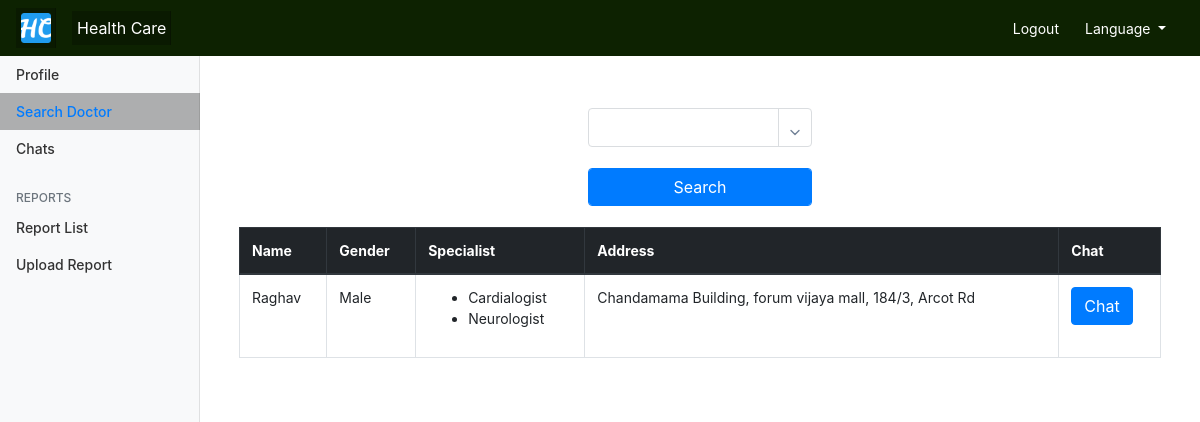
/patient/search_doctor/ (signed in), run on the app's committed database.
### userlogin/models.py (models this page shows, shortened)
class Doctor(models.Model):
    user = models.OneToOneField(User, on_delete=models.CASCADE, related_name='doctor')
    name = models.CharField(max_length=100)
    email = models.EmailField()
    phone_number = models.CharField(max_length=20)
    address = models.TextField()
    gender = models.CharField(max_length=1, choices=[("m", "Male"),("f", "Female"), ("o", "Other")])
    specialists = models.ManyToManyField(Specialist)

class Specialist(models.Model):
    name = models.CharField(max_length=100)
    image = models.ImageField(upload_to="specialists")

### patient/views.py (the view)
# urls.py: path("search_doctor/", views.search_doctor, name="patient_search_doctor"),
@login_required(login_url='login')
@user_passes_test(is_patient, login_url='login')
def search_doctor(request):
    specialist_ids = request.GET.getlist('specialists')
    if specialist_ids:
        doctors = Doctor.objects.filter(specialists__id__in=specialist_ids).distinct().order_by("id")
    else:
        doctors = Doctor.objects.all().order_by("id")
    report_per_page = 25
    paginator = Paginator(doctors, per_page=report_per_page)
    page_number = request.GET.get('page', 1)
    doctors = paginator.get_page(page_number)
    specialists = Specialist.objects.all()
    return render(request, 'patient/search_doctor.html', {'doctors': doctors, 'specialists': specialists,
                                                          'check':paginator.count>report_per_page and doctors,
                                                          "selected_specialists":[int(i) for i in specialist_ids],
                                                          "disp":"search_doctor"})

### patient/views.py (called while the page is built)
def is_patient(user):
    return hasattr(user, 'patient')

### templates/patient/search_doctor.html (shortened to what this page needs)
{% extends 'base.html' %}
{% load i18n %}
{% load static %}
{% block content %}
<link
      rel="stylesheet"
      href="{%static 'css/multi-select-tag.css'%}"
      type="text/css"
      media="screen"
    />
<div class="container">
    <div class="form-container">
    <form method="GET" >
    <br>
    <input type="submit" value="Search" class="form-control btn btn-primary">
  </form>
</div>
<br>
  {% if doctors %}
    <div class="table-responsive">
        <table class="table table-bordered table-hover">
            <thead class="thead-dark">
                <tr>
                    <th>
                        {% trans "Name" %}
                    </th>
                    <th>
                        {% trans "Gender" %}
                    </th>
                    <th>
                        {% trans "Specialist" %}
                    </th>
                    <th>
                        {% trans "Address" %}
                    </th>
                    <th>{% trans "Chat" %}</th>
                </tr>
            </thead>
            <tbody>
                {% for doctor in doctors %}
                <tr>
                    <td>{{ doctor.name }}</td>
                    <td>{{ doctor.get_gender_display }}</td>
                    <td><ul>
                        {% for specialist in doctor.specialists.all %}
                            <li>{{ specialist.name }}</li>
                        {% endfor %}
                        </ul></td>
                    <td>
                        {{doctor.address}}
                        </td>
                    <td><a href="{% url 'patient_doctorchat_add' doctor.id %}" class="btn btn-primary"> Chat </a></td>
                </tr>
                {% endfor %}
            </tbody>
        </table>
    </div>
    {% else %}
    <p>{% trans "No Doctors found." %}</p>
    {% endif %}
  {% endblock %}

### static/css/style.css (style rules this page uses)
body { font-family: Arial, sans-serif; background-size: cover; background-position: center center; background-repeat: no-repeat; background-attachment: fixed; }
.container { justify-content: center; width:100%; height: auto; padding: 20px; margin-top: 40px; }
.form-container { display: flex; justify-content: center; align-items: center; }

### static/css/dashboard.css (style rules this page uses)
body { font-size: 0.875rem; }

### data on the page
Doctor: name "Raghav", gender "Male", address "Chandamama Building, forum vijaya mall, 184/3, Arcot Rd"
Specialist: name "Cardialogist"
Specialist: name "Neurologist"
